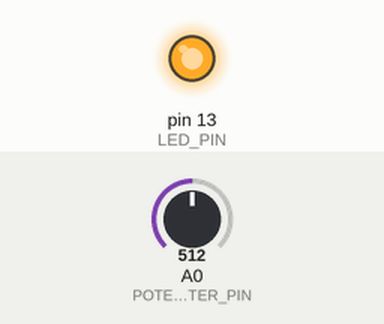
Recording of a sketch running on a simulated Arduino Uno, built with avr-gcc and run on an emulated ATmega328P. Shown: output pins drawn as LEDs (lit = HIGH). The test bench sets the inputs (shaded band); at power-on: A0 (POTENTIOMETER_PIN) = 512.

Above: at 1.2 s.
1.3 s: A0 (POTENTIOMETER_PIN) set to 498
At 2.0 s:
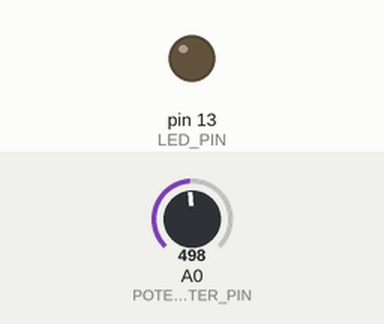
2.8 s: A0 (POTENTIOMETER_PIN) set to 716
At 3.1 s:
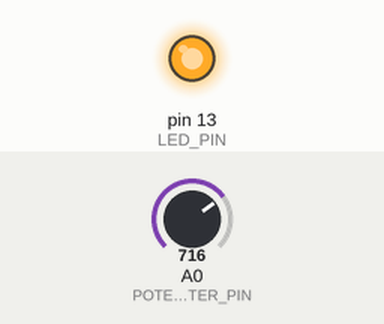
4.3 s: A0 (POTENTIOMETER_PIN) set to 511
At 5.5 s:
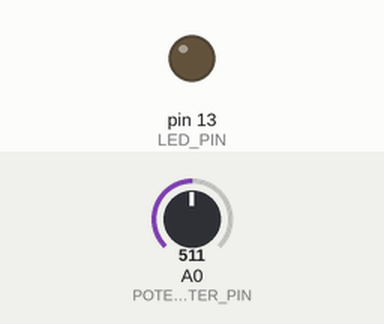
Timing chart, 0 to 7.3 s (numbered marks = the images above; inputs shaded):
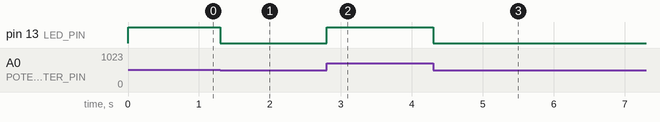

Measured:
- the behaviour switches between 512 and 511 on A0 (POTENTIOMETER_PIN) (found by bisection; images 0 and 1)
- after the input at 1.3 s, pin 13 (LED_PIN): HIGH → LOW at once
- after the input at 2.8 s, pin 13 (LED_PIN): LOW → HIGH at once
- after the input at 4.3 s, pin 13 (LED_PIN): HIGH → LOW at once

The sketch:

2.2.ino
```cpp
const int POTENTIOMETER_PIN = A0; // Arduino pin connected to Potentiometer pin
const int LED_PIN           = 13;  // Arduino pin connected to LED's pin

void setup() {
  pinMode(LED_PIN, OUTPUT); // set arduino pin to output mode
}

void loop() {
  int analogValue = analogRead(POTENTIOMETER_PIN); // read the input on analog pin
  analogWrite(LED_PIN, analogValue/4);
}
```
